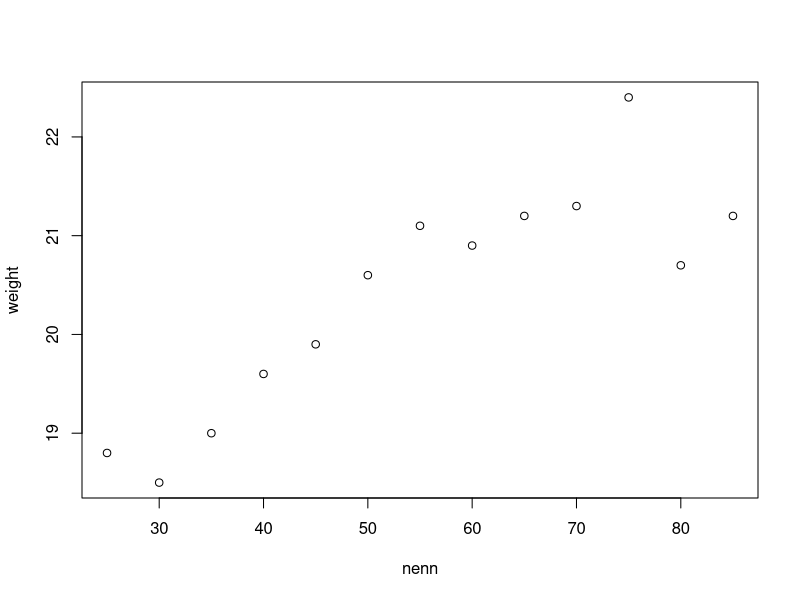

Here is the R script that generated this plot:
## ---- chunk 1
knitr::opts_chunk$set(echo = TRUE)
## ---- chunk 2
A <- c(18.8, 18.5, 19.0, 19.6, 19.9, 20.6, 21.1, 20.9, 21.2, 21.3, 22.4, 20.7, 21.2)
b <- c(25, 30, 35, 40, 45, 50, 55, 60, 65, 70, 75, 80, 85)

plot(b, A, xlab = "nenn", ylab = "weight")
## ---- chunk 3
ser <- lm(A~b)
summary(ser)
